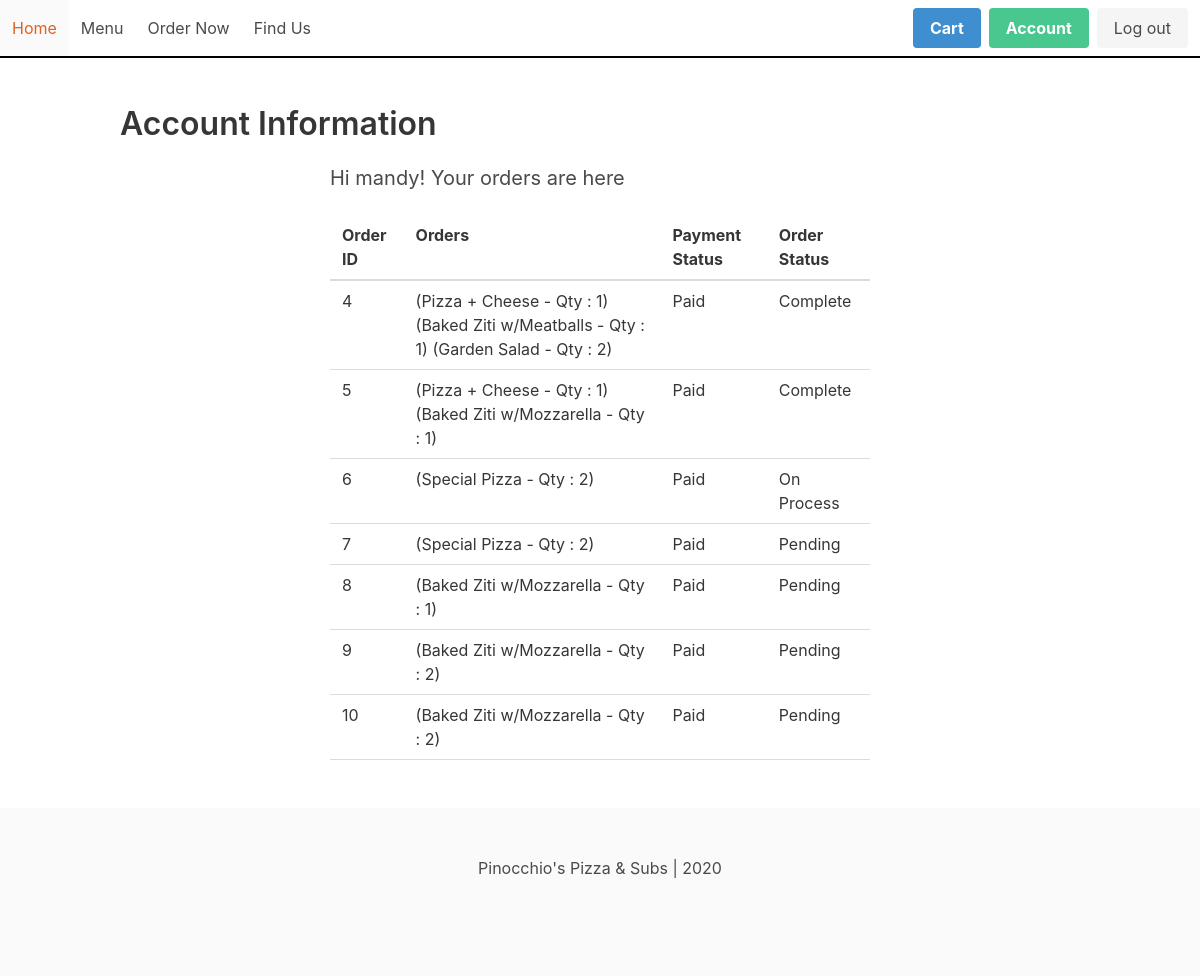
Screenshot of /account (signed in) with the database file from the repository.
### pizza/models.py (models this page shows)
class Order(models.Model):
    PAYMENT_STATUS = (
        ("Paid", "Paid"),
        ("Pending", "Pending")
    )
    ORDER_STATUS = (
        ("Pending", "Pending"),
        ("On Process", "On Process"),
        ("Complete","Complete")
    )
    order_id = models.AutoField(primary_key=True)
    customer = models.ForeignKey(User, on_delete=models.CASCADE, related_name="usernames")
    order = models.CharField(max_length=10000)
    payment_status = models.CharField(max_length=8, choices=PAYMENT_STATUS)
    order_status = models.CharField(max_length=10, choices=ORDER_STATUS)

### pizza/views.py (the view)
# urls.py: path("account", views.account_info, name='account-info'),
def account_info(request):
    if request.user.is_authenticated:
        context = {
            "username": request.user,
            "order": Order.objects.all(),
        }
        return render(request, 'pizza/account.html', context)
    else:
        return redirect('login')

### pizza/templates/pizza/account.html (shortened to what this page needs)
{% extends 'pizza/base.html' %}
{% block body %}
<section class="section">
    <div class="container">
        <h1 class="title">Account Information</h1>
    </div>
    <div class="columns is-centered">
        <div class="column is-half">
            <br>
            <h2 class="subtitle">Hi {{ username }}! Your orders are here</h2>
            <table class="table is-hoverable is-fullwidth">
                <thead>
                    <tr>
                        <th>Order ID</th>
                        <th>Orders</th>
                        <th>Payment Status</th>
                        <th>Order Status</th>
                    </tr>
                </thead>
                <tbody>
                    {% for item in order %}
                    <tr>
                        {% if item.customer == username %}
                            <td>{{ item.order_id }}</td>
                            <td>{{ item.order }}</td>
                            <td>{{ item.payment_status }}</td>
                            <td>{{ item.order_status }}</td>
                        {% endif %}
                    </tr>
                    {% endfor %}
                </tbody>
            </table>
        </div>
    </div>
</section>
{% endblock %}

### pizza/static/pizza/main.css (style rules this page uses)
body { display: flex; min-height: 100vh; flex-direction: column; }
section { flex: 1; }

### rows the page displays
Order: order_id "4", order "(Pizza + Cheese - Qty : 1) (Baked Ziti w/Meatballs - Qty : 1) (Garden Salad - Qty : 2)", payment_status "Paid", order_status "Complete"
Order: order_id "5", order "(Pizza + Cheese - Qty : 1) (Baked Ziti w/Mozzarella - Qty : 1)", payment_status "Paid", order_status "Complete"
Order: order_id "6", order "(Special Pizza - Qty : 2)", payment_status "Paid", order_status "On Process"
Order: order_id "7", order "(Special Pizza - Qty : 2)", payment_status "Paid", order_status "Pending"
Order: order_id "8", order "(Baked Ziti w/Mozzarella - Qty : 1)", payment_status "Paid", order_status "Pending"
Order: order_id "9", order "(Baked Ziti w/Mozzarella - Qty : 2)", payment_status "Paid", order_status "Pending"
Order: order_id "10", order "(Baked Ziti w/Mozzarella - Qty : 2)", payment_status "Paid", order_status "Pending"

### other values shown
{{ username }} "mandy"
